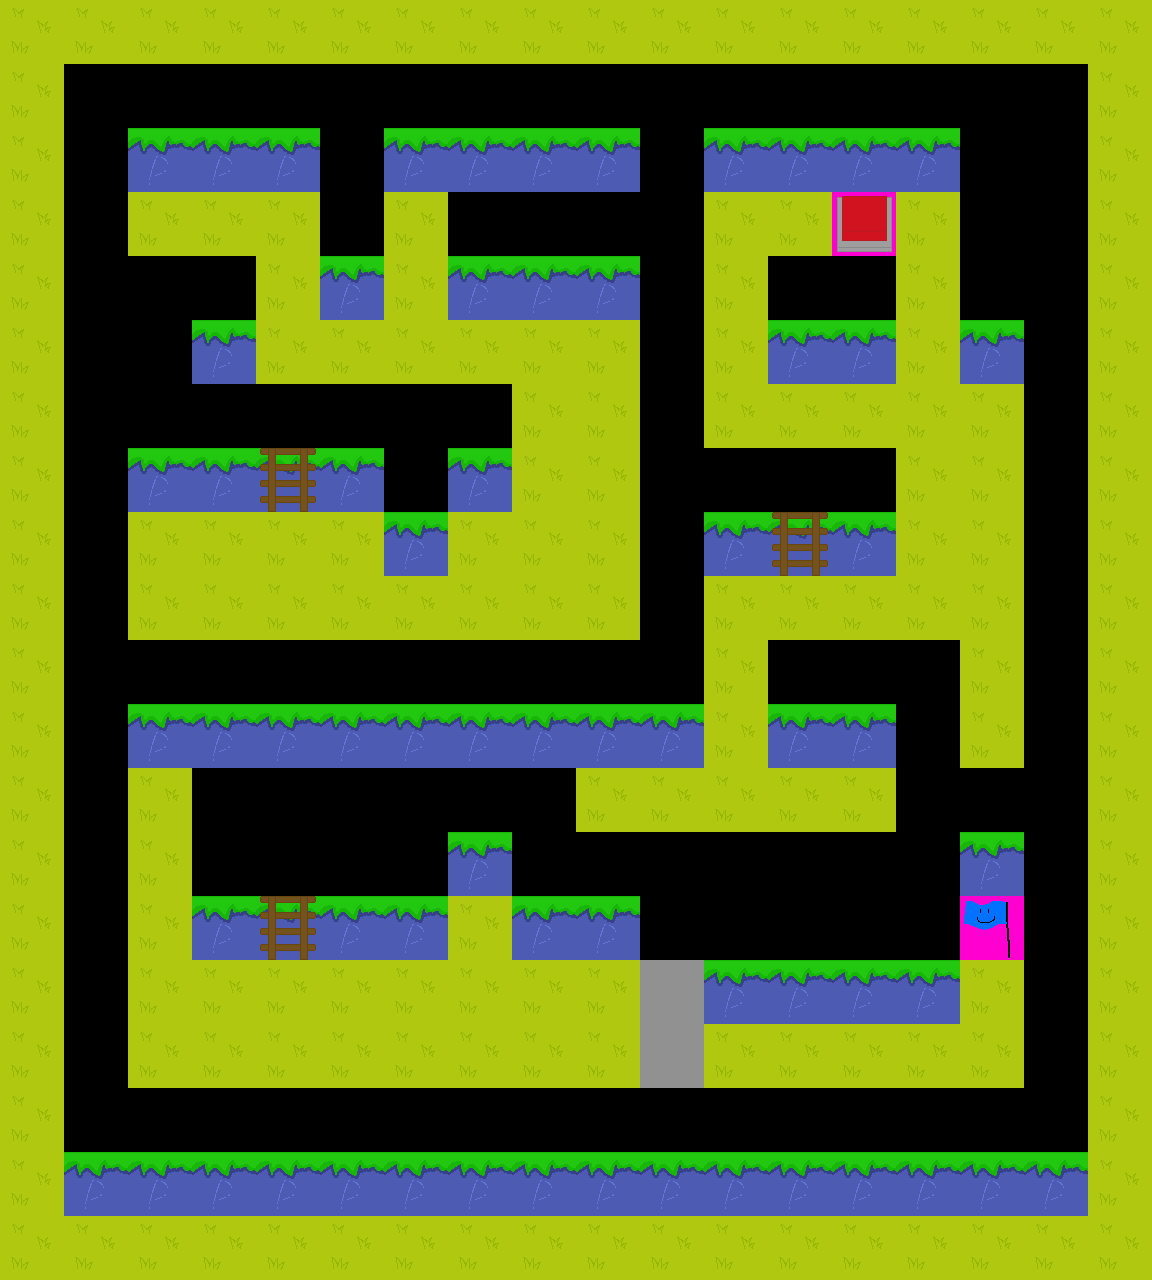

Tiled map render using the project's own tile images. Description and the whole map definition, tile-layer contents included, below:
An orthogonal 18x20 tile map with 64x64 px tiles, 3 tile layers (back, back2, front3), 2 hidden layers not drawn, 2 tilesets.

<map version="1.10" tiledversion="1.11.0" orientation="orthogonal" renderorder="right-down" width="18" height="20" tilewidth="64" tileheight="64" infinite="0" nextlayerid="8" nextobjectid="1">
 <editorsettings>
  <export target="level1.csv" format="csv" />
 </editorsettings>
 <tileset firstgid="1" source="spritesheet.tsx" />
 <tileset firstgid="17" source="../level2/spritesheet.tsx" />
 <layer id="1" name="back" width="18" height="20">
  <data encoding="csv">
6,6,6,6,6,6,6,6,6,6,6,6,6,6,6,6,6,6,
6,0,0,0,0,0,0,0,0,0,0,0,0,0,0,0,0,6,
6,0,2,2,2,0,2,2,2,2,0,2,2,2,2,0,0,6,
6,0,6,6,6,0,6,0,0,0,0,6,6,6,6,0,0,6,
6,0,0,0,6,2,6,2,2,2,0,6,0,0,6,0,0,6,
6,0,0,2,6,6,6,6,6,6,0,6,2,2,6,2,0,6,
6,0,0,0,0,0,0,0,6,6,0,6,6,6,6,6,0,6,
6,0,2,2,0,2,0,2,6,6,0,0,0,0,6,6,0,6,
6,0,6,6,6,6,2,6,6,6,0,2,0,2,6,6,0,6,
6,0,6,6,6,6,6,6,6,6,0,6,6,6,6,6,0,6,
6,0,0,0,0,0,0,0,0,0,0,6,0,0,0,6,0,6,
6,0,2,2,2,2,2,2,2,2,2,6,2,2,0,6,0,6,
6,0,6,0,0,0,0,0,0,6,6,6,6,6,0,0,0,6,
6,0,6,0,0,0,0,2,0,0,0,0,0,0,0,2,0,6,
6,0,6,2,0,2,2,6,2,2,0,0,0,0,0,6,0,6,
6,0,6,6,6,6,6,6,6,6,2,2,2,2,2,6,0,6,
6,0,6,6,6,6,6,6,6,6,6,6,6,6,6,6,0,6,
6,0,0,0,0,0,0,0,0,0,0,0,0,0,0,0,0,6,
6,2,2,2,2,2,2,2,2,2,2,2,2,2,2,2,2,6,
6,6,6,6,6,6,6,6,6,6,6,6,6,6,6,6,6,6
</data>
 </layer>
 <layer id="3" name="back2" width="18" height="20">
  <data encoding="csv">
0,0,0,0,0,0,0,0,0,0,0,0,0,0,0,0,0,0,
0,0,0,0,0,0,0,0,0,0,0,0,0,0,0,0,0,0,
0,0,0,0,0,0,0,0,0,0,0,0,0,0,0,0,0,0,
0,0,0,0,0,0,0,0,0,0,0,0,0,9,0,0,0,0,
0,0,0,0,0,0,0,0,0,0,0,0,0,0,0,0,0,0,
0,0,0,0,0,0,0,0,0,0,0,0,0,0,0,0,0,0,
0,0,0,0,0,0,0,0,0,0,0,0,0,0,0,0,0,0,
0,0,0,0,8,0,0,0,0,0,0,0,0,0,0,0,0,0,
0,0,0,0,0,0,0,0,0,0,0,0,8,0,0,0,0,0,
0,0,0,0,0,0,0,0,0,0,0,0,0,0,0,0,0,0,
0,0,0,0,0,0,0,0,0,0,0,0,0,0,0,0,0,0,
0,0,0,0,0,0,0,0,0,0,0,0,0,0,0,0,0,0,
0,0,0,0,0,0,0,0,0,0,0,0,0,0,0,0,0,0,
0,0,0,0,0,0,0,0,0,0,0,0,0,0,0,0,0,0,
0,0,0,0,8,0,0,0,0,0,0,0,0,0,0,4,0,0,
0,0,0,0,0,0,0,0,0,0,12,0,0,0,0,0,0,0,
0,0,0,0,0,0,0,0,0,0,12,0,0,0,0,0,0,0,
0,0,0,0,0,0,0,0,0,0,0,0,0,0,0,0,0,0,
0,0,0,0,0,0,0,0,0,0,0,0,0,0,0,0,0,0,
0,0,0,0,0,0,0,0,0,0,0,0,0,0,0,0,0,0
</data>
 </layer>
 <layer id="2" name="front" width="18" height="20" visible="0">
  <data encoding="csv">
0,0,0,0,0,0,0,0,0,0,0,0,0,0,0,0,0,0,
0,5,5,5,5,5,5,5,5,5,5,5,5,5,5,5,5,0,
0,5,0,0,0,5,0,0,0,0,5,0,0,0,0,5,5,0,
0,5,0,0,0,5,0,5,5,5,5,0,0,0,0,5,5,0,
0,5,5,5,0,0,0,0,0,0,5,3,5,5,3,5,5,0,
0,5,5,0,0,0,0,0,0,0,5,7,0,0,7,0,5,0,
0,5,5,5,5,5,5,5,3,3,5,0,0,0,0,0,5,0,
0,5,0,0,0,0,5,0,7,7,5,5,5,5,0,0,5,0,
0,5,0,0,0,0,0,0,0,0,5,0,0,0,0,0,5,0,
0,5,0,0,0,0,0,0,0,0,5,0,0,0,0,0,5,0,
0,5,5,5,5,5,5,5,5,5,5,3,5,5,5,0,5,0,
0,5,0,0,0,0,0,0,0,0,0,7,0,0,5,0,5,0,
0,5,0,5,5,5,5,5,5,0,0,0,0,0,5,5,5,0,
0,5,0,5,5,5,5,0,5,5,5,5,5,5,5,0,5,0,
0,5,0,0,0,0,0,0,0,0,5,5,5,5,5,0,5,0,
0,5,0,0,0,0,0,0,0,0,0,0,0,0,0,0,5,0,
0,5,0,0,0,0,0,0,0,0,0,0,0,0,0,0,5,0,
0,5,5,5,5,5,5,5,5,5,5,5,5,5,5,5,5,0,
0,0,0,0,0,0,0,0,0,0,0,0,0,0,0,0,0,0,
0,0,0,0,0,0,0,0,0,0,0,0,0,0,0,0,0,0
</data>
 </layer>
 <layer id="4" name="front2" width="18" height="20" visible="0">
  <data encoding="csv">
11,11,11,11,11,11,11,11,11,11,11,11,11,11,11,11,11,11,
11,0,0,0,0,0,0,0,0,0,0,0,0,0,0,0,0,11,
11,0,11,11,11,0,11,11,11,11,0,11,11,11,11,0,0,11,
11,0,11,11,11,0,11,0,0,0,0,11,11,11,11,0,0,11,
11,0,0,0,11,11,11,11,11,11,0,0,0,0,0,0,0,11,
11,0,0,11,11,11,11,11,11,11,0,11,11,11,11,11,0,11,
11,0,0,0,0,0,0,0,0,0,0,11,11,11,11,11,0,11,
11,0,11,11,27,11,0,11,11,11,0,0,0,0,11,11,0,11,
11,0,11,11,27,11,11,11,11,11,0,11,11,11,11,11,0,11,
11,0,11,11,11,11,11,11,11,11,0,11,11,11,11,11,0,11,
11,0,0,0,0,0,0,0,0,0,0,0,0,0,0,11,0,11,
11,0,11,11,11,11,11,11,11,11,11,11,11,11,0,11,0,11,
11,0,11,0,0,0,0,0,0,11,11,11,11,11,0,0,0,11,
11,0,11,0,0,0,0,11,0,0,0,0,0,0,0,11,0,11,
11,0,11,11,27,11,11,11,11,11,0,0,0,0,0,11,0,11,
11,0,11,11,27,11,11,11,11,11,11,11,11,11,11,11,0,11,
11,0,11,11,11,11,11,11,11,11,11,11,11,11,11,11,0,11,
11,0,0,0,0,0,0,0,0,0,0,0,0,0,0,0,0,11,
11,11,11,11,11,11,11,11,11,11,11,11,11,11,11,11,11,11,
0,0,0,0,0,0,0,0,0,0,0,0,0,0,0,0,0,0
</data>
 </layer>
 <layer id="6" name="front3" width="18" height="20">
  <data encoding="csv">
0,0,0,0,0,0,0,0,0,0,0,0,0,0,0,0,0,0,
0,0,0,0,0,0,0,0,0,0,0,0,0,0,0,0,0,0,
0,0,0,0,0,0,0,0,0,0,0,0,0,0,0,0,0,0,
0,0,0,0,0,0,0,0,0,0,0,0,0,0,0,0,0,0,
0,0,0,0,0,0,0,0,0,0,0,0,0,0,0,0,0,0,
0,0,0,0,0,0,0,0,0,0,0,0,0,0,0,0,0,0,
0,0,0,0,0,0,0,0,0,0,0,0,0,0,0,0,0,0,
0,0,0,0,0,0,0,0,0,0,0,0,0,0,0,0,0,0,
0,0,0,0,0,0,0,0,0,0,0,0,0,0,0,0,0,0,
0,0,0,0,0,0,0,0,0,0,0,0,0,0,0,0,0,0,
0,0,0,0,0,0,0,0,0,0,0,0,0,0,0,0,0,0,
0,0,0,0,0,0,0,0,0,0,0,0,0,0,0,0,0,0,
0,0,0,0,0,0,0,0,0,0,0,0,0,0,0,0,0,0,
0,0,0,0,0,0,0,0,0,0,0,0,0,0,0,0,0,0,
0,0,0,0,0,0,0,0,0,0,0,0,0,0,0,0,0,0,
0,0,0,0,0,0,0,0,0,0,0,0,0,0,0,0,0,0,
0,0,0,0,0,0,0,0,0,0,0,0,0,0,0,0,0,0,
0,0,0,0,0,0,0,0,0,0,0,0,0,0,0,0,0,0,
0,0,0,0,0,0,0,0,0,0,0,0,0,0,0,0,0,0,
0,0,0,0,0,0,0,0,0,0,0,0,0,0,0,0,0,0
</data>
 </layer>
</map>
